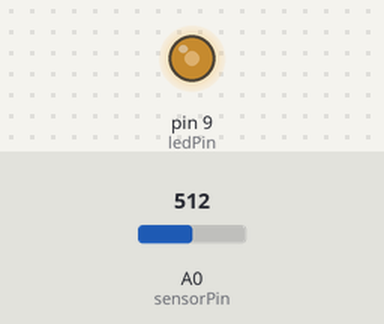
The sketch below on a simulated Arduino Uno, built with avr-gcc and run on an emulated ATmega328P. Parts: output pins drawn as LEDs (lit = HIGH). The inputs (shaded band) are chosen by the test bench; at power-on: A0 (sensorPin) = 512.

Above: at 1.2 s.
1.3 s: A0 (sensorPin) set to 716
At 2.5 s:
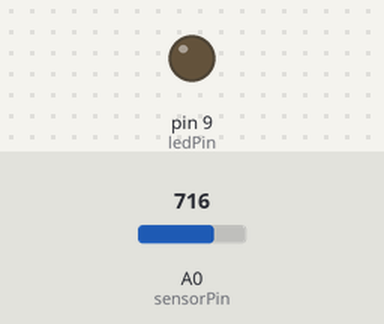
2.8 s: A0 (sensorPin) set to 699
4.3 s: A0 (sensorPin) set to 678
At 4.8 s:
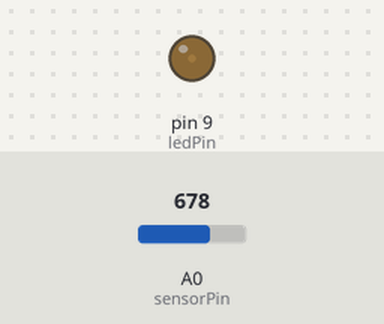
5.8 s: A0 (sensorPin) set to 511
At 7.0 s:
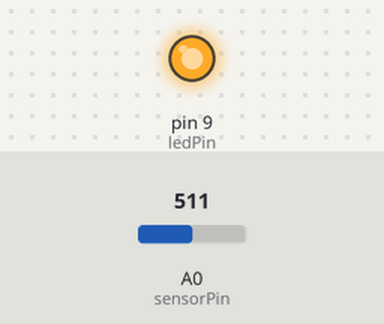
7.3 s: A0 (sensorPin) set to 900
At 8.2 s:
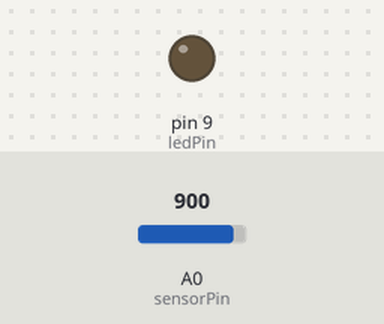
8.8 s: A0 (sensorPin) set to 876
10.3 s: A0 (sensorPin) set to 859
At 11.7 s:
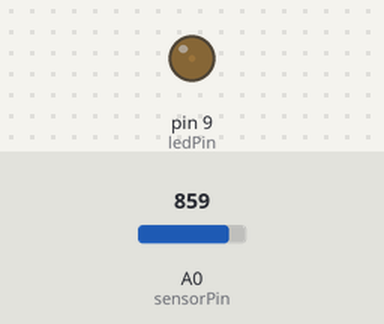
Timing chart, 0 to 12.8 s (numbered marks = the images above; inputs shaded):
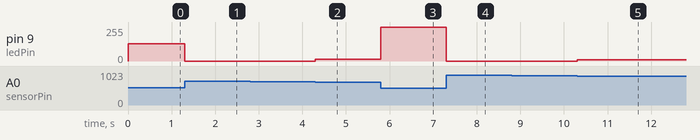

The sketch:

Circuit_06_TC.ino
```cpp
/*

Example sketch 06

PHOTO RESISTOR

  Use a photoresistor (light sensor) to control the brightness
  of a LED.

  TC NOTE: for photoresistor, resistance decreases as light detected increases

Hardware connections:

  Photo resistor:

    Connect one side of the photoresistor to 5 Volts (5V).
    Connect the other side of the photoresistor to ANALOG pin 0.
    Connect a 10K resistor between ANALOG pin 0 and GND.

    This creates a voltage divider, with the photoresistor one
    of the two resistors. The output of the voltage divider
    (connected to A0) will vary with the light level.

  LED:

    Connect the positive side (long leg) of the LED to
    digital pin 9. (To vary the brightness, this pin must
    support PWM, which is indicated by "~" or "PWM" on the
    Arduino itself.)

    Connect the negative side of the LED (short leg) to a
    330 Ohm resistor.

    Connect the other side of the resistor to GND.

This sketch was written by SparkFun Electronics,
with lots of help from the Arduino community.
This code is completely free for any use.
Visit http://www.arduino.cc to learn about the Arduino.

Version 2.0 6/2012 MDG
*/


// As usual, we'll create constants to name the pins we're using.
// This will make it easier to follow the code below.

const int sensorPin = 0;
const int ledPin = 9;

// We'll also set up some global variables for the light level:

int lightLevel, high = 0, low = 1023;


void setup()
{
  // We'll set up the LED pin to be an output.
  // (We don't need to do anything special to use the analog input.)

  pinMode(ledPin, OUTPUT);
}


void loop()
{
  // Just as we've done in the past, we'll use the analogRead()
  // function to measure the voltage coming from the photoresistor
  // resistor pair. This number can range between 0 (0 Volts) and
  // 1023 (5 Volts), but this circuit will have a smaller range
  // between dark and light.

  lightLevel = analogRead(sensorPin);

  // We now want to use this number to control the brightness of
  // the LED. But we have a problem: the analogRead() function
  // returns values between 0 and 1023, and the analogWrite()
  // function wants values from 0 to 255.

  // We can solve this by using two handy functions called map()
  // and constrain(). Map will change one range of values into
  // another range. If we tell map() our "from" range is 0-1023,
  // and our "to" range is 0-255, map() will squeeze the larger
  // range into the smaller. (It can do this for any two ranges.)

  // lightLevel = map(lightLevel, 0, 1023, 0, 255);

  // Because map() could still return numbers outside the "to"
  // range, (if they're outside the "from" range), we'll also use
  // a function called constrain() that will "clip" numbers into
  // a given range. If the number is above the range, it will reset
  // it to be the highest number in the range. If the number is
  // below the range, it will reset it to the lowest number.
  // If the number is within the range, it will stay the same.

  // lightLevel = constrain(lightLevel, 0, 255);

  // Here's one last thing to think about. The circuit we made
  // won't have a range all the way from 0 to 5 Volts. It will
  // be a smaller range, such as 300 (dark) to 800 (light).
  // If we just pass this number directly to map(), the LED will
  // change brightness, but it will never be completely off or
  // completely on.

  // You can fix this two ways, each of which we'll show
  // in the functions below. Uncomment ONE of them to
  // try it out:

  //manualTune();  // manually change the range from light to dark

  autoTune();  // have the Arduino do the work for us!

  // The above functions will alter lightLevel to be cover the
  // range from full-on to full-off. Now we can adjust the
  // brightness of the LED:

  analogWrite(ledPin, 255-lightLevel);

  // The above statement will brighten the LED along with the
  // light level. To do the opposite, replace "lightLevel" in the
  // above analogWrite() statement with "255-lightLevel".
  // Now you've created a night-light!
}


void manualTune()
{
  // As we mentioned above, the light-sensing circuit we built
  // won't have a range all the way from 0 to 1023. It will likely
  // be more like 300 (dark) to 800 (light). If you run this sketch
  // as-is, the LED won't fully turn off, even in the dark.

  // You can accommodate the reduced range by manually
  // tweaking the "from" range numbers in the map() function.
  // Here we're using the full range of 0 to 1023.
  // Try manually changing this to a smaller range (300 to 800
  // is a good guess), and try it out again. If the LED doesn't
  // go completely out, make the low number larger. If the LED
  // is always too bright, make the high number smaller.

  // Remember you're JUST changing the 0, 1023 in the line below!

  lightLevel = map(lightLevel, 0, 1023, 0, 255);
  lightLevel = constrain(lightLevel, 0, 255);

  // Now we'll return to the main loop(), and send lightLevel
  // to the LED.
}


void autoTune()
{
  // As we mentioned above, the light-sensing circuit we built
  // won't have a range all the way from 0 to 1023. It will likely
  // be more like 300 (dark) to 800 (light).

  // In the manualTune() function above, you need to repeatedly
  // change the values and try the program again until it works.
  // But why should you have to do that work? You've got a
  // computer in your hands that can figure things out for itself!

  // In this function, the Arduino will keep track of the highest
  // and lowest values that we're reading from analogRead().

  // If you look at the top of the sketch, you'll see that we've
  // initialized "low" to be 1023. We'll save anything we read
  // that's lower than that:

  if (lightLevel < low)
  {
    low = lightLevel;
  }

  // We also initialized "high" to be 0. We'll save anything
  // we read that's higher than that:

  if (lightLevel > high)
  {
    high = lightLevel;
  }

  // Once we have the highest and lowest values, we can stick them
  // directly into the map() function. No manual tweaking needed!

  // One trick we'll do is to add a small offset to low and high,
  // to ensure that the LED is fully-off and fully-on at the limits
  // (otherwise it might flicker a little bit).

  lightLevel = map(lightLevel, low+30, high-30, 0, 255);
  lightLevel = constrain(lightLevel, 0, 255);

  // Now we'll return to the main loop(), and send lightLevel
  // to the LED.
}
```

Measured:
- after the input at 1.3 s, pin 9 (ledPin): 128/255 → 0/255 at once
- after the input at 2.8 s, every drawn part: stays the same
- after the input at 4.3 s, pin 9 (ledPin): 0/255 → 15/255 at once
- after the input at 5.8 s, pin 9 (ledPin): 15/255 → 255/255 at once
- after the input at 7.3 s, pin 9 (ledPin): 255/255 → 0/255 at once
- after the input at 8.8 s, every drawn part: stays the same
- after the input at 10.3 s, pin 9 (ledPin): 0/255 → 9/255 at once
